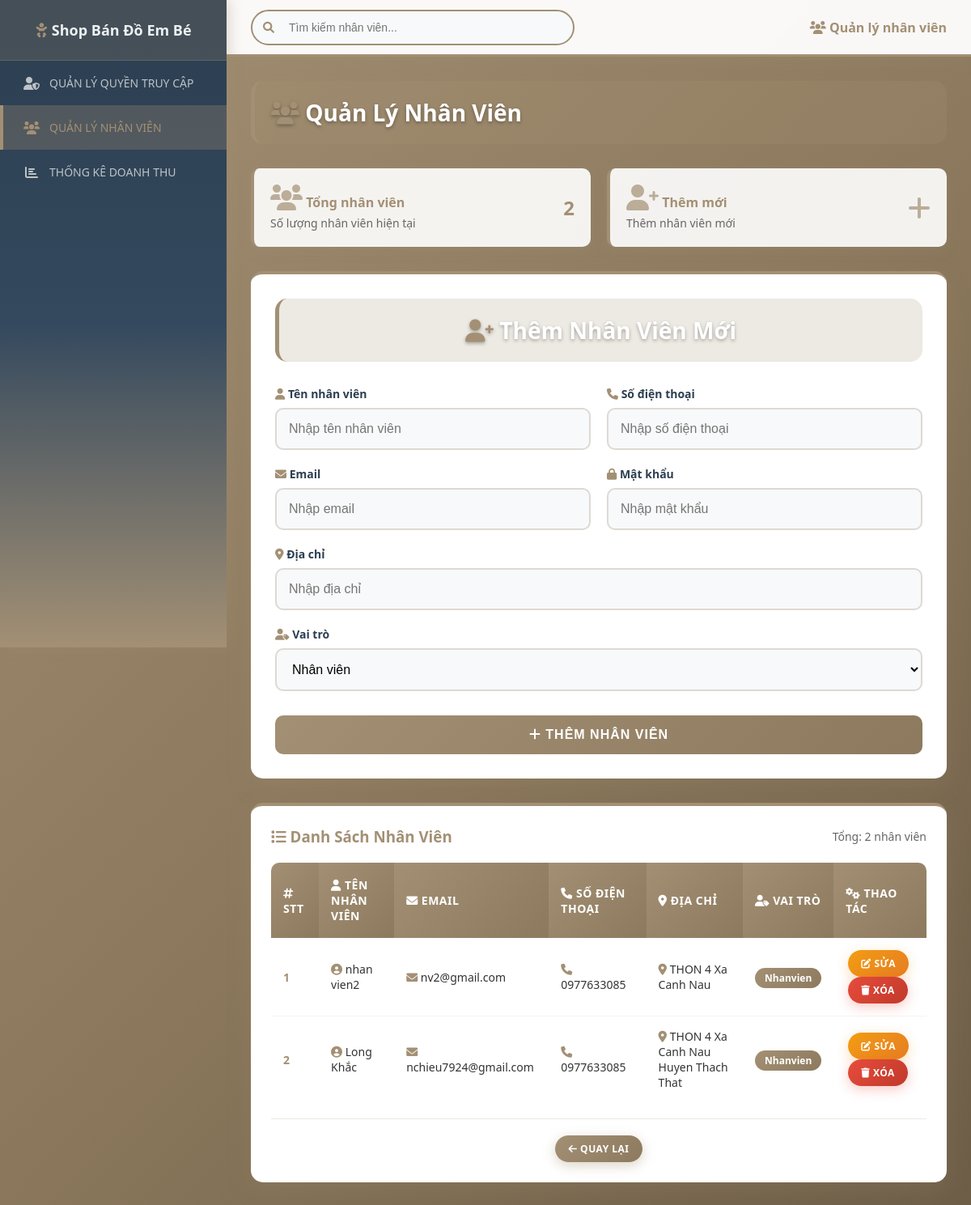
Screenshot of /Frontend_web/thongtinnguoidung.php with the database file from the repository.
### tables this page shows
CREATE TABLE `users` (
  `id` int(11) NOT NULL,
  `name` varchar(100) NOT NULL,
  `phone` varchar(10) NOT NULL,
  `email` varchar(100) NOT NULL,
  `address` varchar(255) NOT NULL,
  `password` varchar(255) NOT NULL,
  `role` enum('admin','khachhang','nhanvien') NOT NULL DEFAULT 'khachhang',
  `created_at` timestamp NOT NULL DEFAULT current_timestamp()
);

### Frontend_web/thongtinnguoidung.php (the view, shortened to what this page needs)
<?php
$conn = new mysqli('127.0.0.1', 'root', '', 'newborn_shop1');
$name = '';
$phone = '';
$email = '';
$address = '';
$sql = "SELECT * FROM users WHERE role = 'nhanvien'";
$result = $conn->query($sql);
?>
<!DOCTYPE html>
<html lang="vi">
<head>
    <link href="https://cdnjs.cloudflare.com/ajax/libs/font-awesome/6.0.0/css/all.min.css" rel="stylesheet">
</head>
<body>
    <div id="menu" class="sidebar">
        <h2><i class="fas fa-baby icon-primary"></i> Shop Bán Đồ Em Bé</h2>
        <a href="../Frontend_web/phanquyen.php">
            <i class="fas fa-user-shield"></i>
            QUẢN LÝ QUYỀN TRUY CẬP
        </a>
        <a href="../Frontend_web/thongtinnguoidung.php" class="active">
            <i class="fas fa-users"></i>
            QUẢN LÝ NHÂN VIÊN
        </a>
        <a href="./Thongke.php">
            <i class="fas fa-chart-bar"></i>
            THỐNG KÊ DOANH THU
        </a>
    </div>
    <div class="header">
        <div class="search-bar">
            <input type="text" placeholder="Tìm kiếm nhân viên..." id="searchInput" />
        </div>
        <div style="color: #a39074; font-weight: 600;">
            <i class="fas fa-users icon-primary"></i>
            Quản lý nhân viên
        </div>
    </div>
    <div class="content">
        <h2><i class="fas fa-users icon-primary"></i> Quản Lý Nhân Viên</h2>
        <div class="stats-container">
            <div class="stats-card">
                <div>
                    <h3><i class="fas fa-users icon-primary"></i> Tổng nhân viên</h3>
                    <p style="color: #666; font-size: 14px;">Số lượng nhân viên hiện tại</p>
                </div>
                <div class="number"><?php echo $result->num_rows; ?></div>
            </div>
            <div class="stats-card">
                <div>
                    <h3><i class="fas fa-user-plus icon-primary"></i> Thêm mới</h3>
                    <p style="color: #666; font-size: 14px;">Thêm nhân viên mới</p>
                </div>
                <i class="fas fa-plus"></i>
            </div>
        </div>
        <form action="" method="POST" onsubmit="return validateForm()" novalidate>
            <h2><i class="fas fa-user-plus icon-primary"></i> Thêm Nhân Viên Mới</h2>
            <div class="form-row">
                <div class="form-group">
                    <label for="name"><i class="fas fa-user icon-primary"></i> Tên nhân viên</label>
                    <input type="text" id="name" class="input-field" name="name"
                        placeholder="Nhập tên nhân viên" value="<?php echo htmlspecialchars($name); ?>" required>
                </div>
                <div class="form-group">
                    <label for="phone"><i class="fas fa-phone icon-primary"></i> Số điện thoại</label>
                    <input type="tel" id="phone" class="input-field" name="phone"
                        placeholder="Nhập số điện thoại" value="<?php echo htmlspecialchars($phone); ?>" required>
                </div>
            </div>
            <div class="form-row">
                <div class="form-group">
                    <label for="email"><i class="fas fa-envelope icon-primary"></i> Email</label>
                    <input type="email" id="email" class="input-field" name="email"
                        placeholder="Nhập email" value="<?php echo htmlspecialchars($email); ?>" required>
                </div>
                <div class="form-group">
                    <label for="password"><i class="fas fa-lock icon-primary"></i> Mật khẩu</label>
                    <input type="password" id="password" class="input-field" name="password"
                        placeholder="Nhập mật khẩu" required>
                </div>
            </div>
            <div class="form-row">
                <div class="form-group full-width">
                    <label for="address"><i class="fas fa-map-marker-alt icon-primary"></i> Địa chỉ</label>
                    <input type="text" id="address" class="input-field" name="address"
                        placeholder="Nhập địa chỉ" value="<?php echo htmlspecialchars($address); ?>" required>
                </div>
            </div>
            <div class="form-row">
                <div class="form-group full-width">
                    <label for="role"><i class="fas fa-user-tag icon-primary"></i> Vai trò</label>
                    <select id="role" class="input-field" name="role" required>
                        <option value="nhanvien">Nhân viên</option>
                    </select>
                </div>
            </div>
            <button type="submit">
                <i class="fas fa-plus"></i> Thêm nhân viên
            </button>
        </form>
        <div class="table-container">
            <div style="display: flex; align-items: center; justify-content: space-between; margin-bottom: 20px;">
                <h3 style="color: #a39074; margin: 0;">
                    <i class="fas fa-list icon-primary"></i> Danh Sách Nhân Viên
                </h3>
                <span style="color: #666; font-size: 14px;">
                    Tổng: <?php echo $result->num_rows; ?> nhân viên
                </span>
            </div>
            <table>
                <thead>
                    <tr>
                        <th><i class="fas fa-hashtag"></i> STT</th>
                        <th><i class="fas fa-user"></i> Tên nhân viên</th>
                        <th><i class="fas fa-envelope"></i> Email</th>
                        <th><i class="fas fa-phone"></i> Số điện thoại</th>
                        <th><i class="fas fa-map-marker-alt"></i> Địa chỉ</th>
                        <th><i class="fas fa-user-tag"></i> Vai trò</th>
                        <th><i class="fas fa-cogs"></i> Thao tác</th>
                    </tr>
                </thead>
                <tbody>
                    <?php
                    if ($result->num_rows > 0) {
                        $stt = 1;
                        while ($row = $result->fetch_assoc()) {
                            echo "<tr>";
                            echo "<td><strong style='color: #a39074;'>" . $stt++ . "</strong></td>";
                            echo "<td><i class='fas fa-user-circle icon-primary'></i> " . htmlspecialchars($row['name']) . "</td>";
                            echo "<td><i class='fas fa-envelope icon-primary'></i> " . htmlspecialchars($row['email']) . "</td>";
                            echo "<td><i class='fas fa-phone icon-primary'></i> " . htmlspecialchars($row['phone']) . "</td>";
                            echo "<td><i class='fas fa-map-marker-alt icon-primary'></i> " . htmlspecialchars($row['address']) . "</td>";
                            echo "<td><span style='background: linear-gradient(135deg, #a39074, #8d7a5e); color: white; padding: 4px 12px; border-radius: 15px; font-size: 12px; font-weight: 600;'>" . ucfirst(htmlspecialchars($row['role'])) . "</span></td>";
                            echo "<td>
                                <a href='../Backend_thongtinnguoidung/edit_user.php?id=" . $row['id'] . "' class='btn btn-warning'>
                                    <i class='fas fa-edit'></i> Sửa
                                </a>
                                <a href='../Backend_thongtinnguoidung/xoa_nv.php?id=" . $row['id'] . "' class='btn btn-danger' onclick='return confirm(\"Bạn có chắc chắn muốn xóa?\")'>
                                    <i class='fas fa-trash'></i> Xóa
                                </a>
                            </td>";
                            echo "</tr>";
                        }
                    } else {
                        echo "<tr><td colspan='7' style='text-align: center; padding: 40px; color: #a39074;'>
                            <i class='fas fa-users' style='font-size: 48px; margin-bottom: 15px; display: block; color: #a39074;'></i>
                            <strong>Chưa có nhân viên nào</strong>
                        </td></tr>";
                    }
                    ?>
                </tbody>
            </table>
            <div style="text-align: center; margin-top: 20px; padding-top: 20px; border-top: 1px solid rgba(163, 144, 116, 0.2);">
                <a href="./Menu.php" class="btn btn-primary">
                    <i class="fas fa-arrow-left"></i> QUAY LẠI
                </a>
            </div>
        </div>
    </div>
</body>
</html>

### rows the page displays
users: name "nhan vien2", email "nv2@gmail.com", phone "0977633085", address "THON 4 Xa Canh Nau", role "Nhanvien"
users: name "Long Khắc", email "nchieu7924@gmail.com", phone "0977633085", address "THON 4 Xa Canh Nau Huyen Thach That", role "Nhanvien"

### other values shown
$result->num_rows "2"
